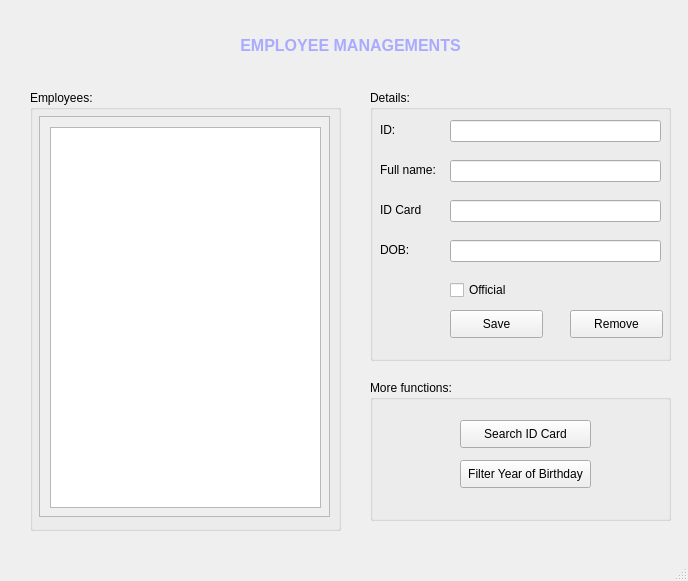
<?xml version="1.0" encoding="UTF-8"?>
<ui version="4.0">
 <class>MainWindow</class>
 <widget class="QMainWindow" name="MainWindow">
  <property name="geometry">
   <rect>
    <x>0</x>
    <y>0</y>
    <width>688</width>
    <height>581</height>
   </rect>
  </property>
  <property name="windowTitle">
   <string>Employee</string>
  </property>
  <widget class="QWidget" name="centralwidget">
   <widget class="QLabel" name="label">
    <property name="geometry">
     <rect>
      <x>220</x>
      <y>20</y>
      <width>261</width>
      <height>51</height>
     </rect>
    </property>
    <property name="font">
     <font>
      <bold>true</bold>
     </font>
    </property>
    <property name="text">
     <string>&lt;html&gt;&lt;head/&gt;&lt;body&gt;&lt;p align=&quot;center&quot;&gt;&lt;span style=&quot; font-size:12pt; color:#aaaaff;&quot;&gt;EMPLOYEE MANAGEMENTS&lt;/span&gt;&lt;/p&gt;&lt;/body&gt;&lt;/html&gt;</string>
    </property>
   </widget>
   <widget class="QGroupBox" name="groupBox">
    <property name="geometry">
     <rect>
      <x>30</x>
      <y>90</y>
      <width>311</width>
      <height>441</height>
     </rect>
    </property>
    <property name="title">
     <string>Employees:</string>
    </property>
    <widget class="QScrollArea" name="scrollArea">
     <property name="geometry">
      <rect>
       <x>9</x>
       <y>26</y>
       <width>291</width>
       <height>401</height>
      </rect>
     </property>
     <property name="widgetResizable">
      <bool>true</bool>
     </property>
     <widget class="QWidget" name="scrollAreaWidgetContents">
      <property name="geometry">
       <rect>
        <x>0</x>
        <y>0</y>
        <width>289</width>
        <height>399</height>
       </rect>
      </property>
      <widget class="QListWidget" name="listWidget">
       <property name="geometry">
        <rect>
         <x>10</x>
         <y>10</y>
         <width>271</width>
         <height>381</height>
        </rect>
       </property>
      </widget>
     </widget>
    </widget>
   </widget>
   <widget class="QGroupBox" name="groupBox_2">
    <property name="geometry">
     <rect>
      <x>370</x>
      <y>90</y>
      <width>301</width>
      <height>271</height>
     </rect>
    </property>
    <property name="title">
     <string>Details:</string>
    </property>
    <widget class="QLabel" name="label_2">
     <property name="geometry">
      <rect>
       <x>10</x>
       <y>30</y>
       <width>61</width>
       <height>20</height>
      </rect>
     </property>
     <property name="text">
      <string>ID:</string>
     </property>
    </widget>
    <widget class="QLineEdit" name="lineEdit">
     <property name="geometry">
      <rect>
       <x>80</x>
       <y>30</y>
       <width>211</width>
       <height>22</height>
      </rect>
     </property>
    </widget>
    <widget class="QLineEdit" name="lineEdit_2">
     <property name="geometry">
      <rect>
       <x>80</x>
       <y>70</y>
       <width>211</width>
       <height>22</height>
      </rect>
     </property>
    </widget>
    <widget class="QLabel" name="label_3">
     <property name="geometry">
      <rect>
       <x>10</x>
       <y>70</y>
       <width>61</width>
       <height>20</height>
      </rect>
     </property>
     <property name="text">
      <string>Full name:</string>
     </property>
    </widget>
    <widget class="QLineEdit" name="lineEdit_3">
     <property name="geometry">
      <rect>
       <x>80</x>
       <y>110</y>
       <width>211</width>
       <height>22</height>
      </rect>
     </property>
     <property name="readOnly">
      <bool>false</bool>
     </property>
    </widget>
    <widget class="QLabel" name="label_4">
     <property name="geometry">
      <rect>
       <x>10</x>
       <y>110</y>
       <width>71</width>
       <height>20</height>
      </rect>
     </property>
     <property name="text">
      <string>ID Card</string>
     </property>
    </widget>
    <widget class="QLabel" name="label_6">
     <property name="geometry">
      <rect>
       <x>10</x>
       <y>150</y>
       <width>61</width>
       <height>20</height>
      </rect>
     </property>
     <property name="text">
      <string>DOB:</string>
     </property>
    </widget>
    <widget class="QLineEdit" name="lineEdit_5">
     <property name="geometry">
      <rect>
       <x>80</x>
       <y>150</y>
       <width>211</width>
       <height>22</height>
      </rect>
     </property>
    </widget>
    <widget class="QPushButton" name="pushButton">
     <property name="geometry">
      <rect>
       <x>80</x>
       <y>220</y>
       <width>93</width>
       <height>28</height>
      </rect>
     </property>
     <property name="text">
      <string>Save</string>
     </property>
    </widget>
    <widget class="QPushButton" name="pushButton_2">
     <property name="geometry">
      <rect>
       <x>200</x>
       <y>220</y>
       <width>93</width>
       <height>28</height>
      </rect>
     </property>
     <property name="text">
      <string>Remove</string>
     </property>
    </widget>
    <widget class="QCheckBox" name="checkBox">
     <property name="geometry">
      <rect>
       <x>80</x>
       <y>190</y>
       <width>78</width>
       <height>20</height>
      </rect>
     </property>
     <property name="text">
      <string>Official</string>
     </property>
    </widget>
   </widget>
   <widget class="QGroupBox" name="groupBox_3">
    <property name="geometry">
     <rect>
      <x>370</x>
      <y>380</y>
      <width>301</width>
      <height>141</height>
     </rect>
    </property>
    <property name="title">
     <string>More functions:</string>
    </property>
    <widget class="QPushButton" name="pushButton_3">
     <property name="geometry">
      <rect>
       <x>90</x>
       <y>40</y>
       <width>131</width>
       <height>28</height>
      </rect>
     </property>
     <property name="text">
      <string>Search ID Card</string>
     </property>
    </widget>
    <widget class="QPushButton" name="pushButton_5">
     <property name="geometry">
      <rect>
       <x>90</x>
       <y>80</y>
       <width>131</width>
       <height>28</height>
      </rect>
     </property>
     <property name="text">
      <string>Filter Year of Birthday</string>
     </property>
    </widget>
   </widget>
  </widget>
  <widget class="QStatusBar" name="statusbar"/>
 </widget>
 <resources/>
 <connections/>
</ui>
